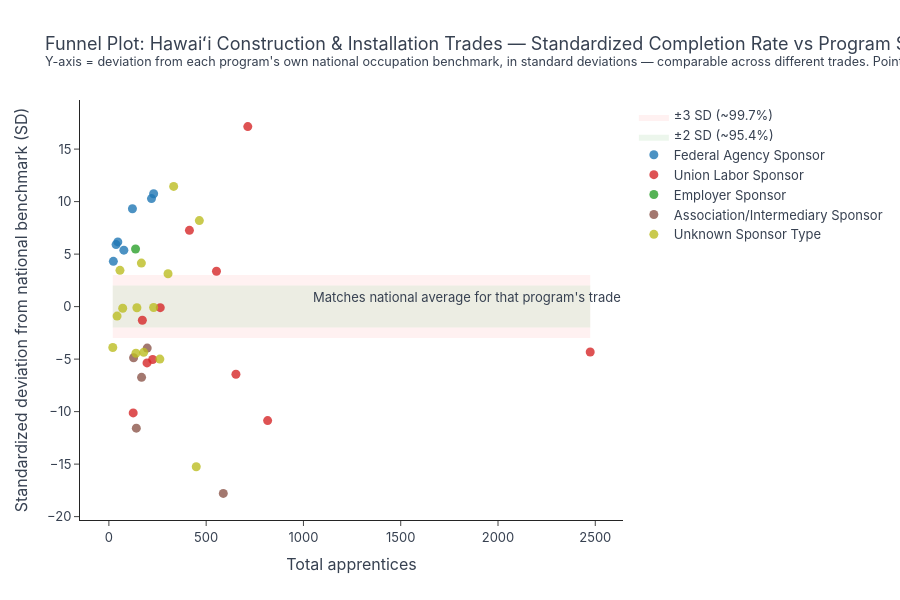

Source (notebook cell):
### Markdown cell above
### 8. Funnel Plot

Compares every program against its own occupation's national benchmark,
standardized to a common scale so trades with very different baseline
difficulty are directly comparable on one chart.

### Code cell
TYPE_COLORS = {
    'Federal Agency Sponsor': '#1f77b4',          # blue
    'State/Local Government Sponsor': '#ff7f0e',  # orange
    'Union Labor Sponsor': '#d62728',             # red
    'Employer Sponsor': '#2ca02c',                # green
    'Education/Training Provider Sponsor': '#9467bd',  # purple
    'Association/Intermediary Sponsor': '#8c564b',     # brown
    'Other Sponsor Type': '#7f7f7f',              # gray
    'Unknown Sponsor Type': '#bcbd22'             # yellow‑green
}

def classify_primary_sponsor(row):
    # 1. Federal
    if row.get('SPON_FEDERALAGENCY') == 1:
        return 'Federal Agency Sponsor'
    
    # 2. State/Local Government
    if row.get('SPON_STATEAGENCY') == 1 or row.get('SPON_CITYCOUNTYAGENCY') == 1:
        return 'State/Local Government Sponsor'
    
    # 3. Union
    if row.get('SPON_UNIONLABOR') == 1:
        return 'Union Labor Sponsor'
    
    # 4. Employer
    if row.get('SPON_EMPLOYER') == 1:
        return 'Employer Sponsor'
    
    # 5. Education/Training Providers
    if row.get('SPON_CMMNTYCLLGUNIV') == 1:
        return 'Education/Training Provider Sponsor'
    if row.get('SPON_WRKFRCDVLPMNTBRD') == 1:   
        return 'Education/Training Provider Sponsor'
    
    # 6. Associations / Intermediaries / Nonprofits
    if row.get('SPON_BSNSSASSCTN') == 1:
        return 'Association/Intermediary Sponsor'
    if row.get('SPON_INTERMEDIARY') == 1:
        return 'Association/Intermediary Sponsor'
    if row.get('SPON_CMNTYBSDORG') == 1:        
        return 'Association/Intermediary Sponsor'
    if row.get('SPON_FOUNDATION') == 1:
        return 'Association/Intermediary Sponsor'
    
    # 7. Other
    if row.get('SPON_OTHER') == 1:
        return 'Other Sponsor Type'
    
    return 'Unknown Sponsor Type'



# Standardized residual: how many SDs each program's completion rate sits from
# ITS OWN occupation's national benchmark. This makes programs across different
# trades directly comparable on one chart — flat z-score axis instead of a raw
# completion-rate axis that would mix trades with very different baseline
# difficulty (e.g. HVAC vs Cement Masons).
p   = hi_occ_metrics['national_avg_completion_rate'] / 100
n   = hi_occ_metrics['total_apprentices']
se  = (np.sqrt(p * (1 - p) / n) * 100).replace(0, np.nan)
hi_occ_metrics['z_score']      = (hi_occ_metrics['completion_rate'] - hi_occ_metrics['national_avg_completion_rate']) / se
hi_occ_metrics['program_type'] = hi_occ_metrics.apply(classify_primary_sponsor, axis=1)

n_max = hi_occ_metrics['total_apprentices'].max()

fig = go.Figure()
fig.add_trace(go.Scatter(
    x=[MIN_N, n_max, n_max, MIN_N], y=[3, 3, -3, -3],
    fill='toself', fillcolor='rgba(255,200,200,0.25)',
    line=dict(color='rgba(0,0,0,0)'), name='±3 SD (~99.7%)', hoverinfo='skip',
))

fig.add_trace(go.Scatter(
    x=[MIN_N, n_max, n_max, MIN_N], y=[2, 2, -2, -2],
    fill='toself', fillcolor='rgba(200,230,200,0.35)',
    line=dict(color='rgba(0,0,0,0)'), name='±2 SD (~95.4%)', hoverinfo='skip',
))

for ptype, color in TYPE_COLORS.items():
    sub = hi_occ_metrics[hi_occ_metrics['program_type'] == ptype]
    if sub.empty:
        continue
    fig.add_trace(go.Scatter(
        x=sub['total_apprentices'], y=sub['z_score'],
        mode='markers', name=ptype,
        marker=dict(size=9, color=color, opacity=0.8),
        customdata=sub[['PROGRAM_NAME', 'OCCUPATION_GROUP_NAME',
                         'completion_rate', 'national_avg_completion_rate']].values,
        hovertemplate=(
            '<b>%{customdata[0]}</b><br>'
            'Occupation: %{customdata[1]}<br>'
            'Size: %{x}<br>'
            'Completion: %{customdata[2]:.1f}% (national: %{customdata[3]:.1f}%)<br>'
            'Standardized deviation: %{y:.1f} SD'
            '<extra></extra>'
        ),
    ))

fig.add_hline(y=0, line_dash='dash', line_color='grey',
              annotation_text="Matches national average for that program's trade")


fig.update_layout(
    title=(
        f'Funnel Plot: {scope_label} — Standardized Completion Rate vs Program Size<br>'
        "<sup>Y-axis = deviation from each program's own national occupation benchmark, in "
        "standard deviations — comparable across different trades. Points outside the band "
        "differ more than size alone would predict — a signal to investigate further, not a "
        "ranking.</sup>"
    ),
    xaxis_title='Total apprentices',
    yaxis_title='Standardized deviation from national benchmark (SD)',
    template='simple_white',
    font=dict(family='Inter, system-ui, Arial, sans-serif', size=13, color='#374151'),
    autosize=True, height=600,
)
fig.show()

### Figure 1 — Plotly figure (JSON) as saved in the notebook; plotly's stock layout.template omitted (floating-point values rounded to 4 significant figures)
{"data": [{"fill": "toself", "fillcolor": "rgba(255,200,200,0.25)", "hoverinfo": "skip", "line": {"color": "rgba(0,0,0,0)"}, "name": "±3 SD (~99.7%)", "type": "scatter", "x": [20, 2474, 2474, 20], "y": [3, 3, -3, -3]}, {"fill": "toself", "fillcolor": "rgba(200,230,200,0.35)", "hoverinfo": "skip", "line": {"color": "rgba(0,0,0,0)"}, "name": "±2 SD (~95.4%)", "type": "scatter", "x": [20, 2474, 2474, 20], "y": [2, 2, -2, -2]}, {"customdata": [["Pearl Harbor Naval Shipyard & IMF", "Carpenters", 89.19, 41.39], ["Pearl Harbor Naval Shipyard & IMF", "Electricians", 88.58, 53.94], ["Pearl Harbor Naval Shipyard & IMF", "Heating, Air Conditioning, and Refrigeration Mechanics and Installers", 100, 55.31], ["Pearl Harbor Naval Shipyard & IMF", "Insulation Workers, Floor, Ceiling, and Wall", 95.65, 50.21], ["Pearl Harbor Naval Shipyard & IMF", "Painters, Construction and Maintenance", 76.86, 36.15], ["Pearl Harbor Naval Shipyard & IMF", "Plumbers, Pipefitters, and Steamfitters", 91.3, 56.15], ["Pearl Harbor Naval Shipyard & IMF", "Sheet Metal Workers", 88.31, 58.09]], "hovertemplate": "<b>%{customdata[0]}</b><br>Occupation: %{customdata[1]}<br>Size: %{x}<br>Completion: %{customdata[2]:.1f}% (national: %{customdata[3]:.1f}%)<br>Standardized deviation: %{y:.1f} SD<extra></extra>", "marker": {"color": "#1f77b4", "opacity": 0.8, "size": 9}, "mode": "markers", "name": "Federal Agency Sponsor", "type": "scatter", "x": [37.0, 219.0, 23.0, 46.0, 121.0, 230.0, 77.0], "y": [5.903, 10.28, 4.311, 6.164, 9.321, 10.74, 5.374]}, {"customdata": [["Hawaii Laborers' Union Local 368", "Construction Laborers", 74.79, 43.03], ["UNITED UNION OF ROOFERS LOCAL 221 TRAINING PROGRAM", "Roofers", 6.01, 21.66], ["Hawaii Carpenters Apprenticeship & Training", "Carpenters", 37.11, 41.39], ["INTERNATIONAL UNION OF ELEVATOR CONSTRUCTORS", "Elevator and Escalator Installers and Repairers", 65.12, 69.67], ["Hawaii Carpenters Apprenticeship & Training - Drywall", "Drywall and Ceiling Tile Installers", 29.4, 41.84], ["PECA HEW J.A.C.", "Electricians", 8.8, 53.94], ["District Council 50 JATTF - Painters", "Painters, Construction and Maintenance", 43.04, 36.15], ["District Council 50 JATTF - Tapers", "Tapers", 35.98, 36.28], ["District Council 50 JATTF - Floor Layers", "Floor Layers, Except Carpet, Wood, and Hard Tiles", 19.56, 35.65], ["District Council 50 JATTF - Glaziers", "Glaziers", 29.69, 48.84], ["HAWAII ELECTRICIANS JOINT APPRENTICESHIP COMMITTEE", "Electricians", 71.74, 53.94]], "hovertemplate": "<b>%{customdata[0]}</b><br>Occupation: %{customdata[1]}<br>Size: %{x}<br>Completion: %{customdata[2]:.1f}% (national: %{customdata[3]:.1f}%)<br>Standardized deviation: %{y:.1f} SD<extra></extra>", "marker": {"color": "#d62728", "opacity": 0.8, "size": 9}, "mode": "markers", "name": "Union Labor Sponsor", "type": "scatter", "x": [714.0, 816.0, 2474.0, 172.0, 653.0, 125.0, 553.0, 264.0, 225.0, 196.0, 414.0], "y": [17.14, -10.85, -4.322, -1.298, -6.444, -10.13, 3.372, -0.1014, -5.039, -5.363, 7.266]}, {"customdata": [["HAWAIIAN ELECTRIC COMPANY, INC.", "Electrical Power-Line Installers and Repairers", 91.97, 70.64]], "hovertemplate": "<b>%{customdata[0]}</b><br>Occupation: %{customdata[1]}<br>Size: %{x}<br>Completion: %{customdata[2]:.1f}% (national: %{customdata[3]:.1f}%)<br>Standardized deviation: %{y:.1f} SD<extra></extra>", "marker": {"color": "#2ca02c", "opacity": 0.8, "size": 9}, "mode": "markers", "name": "Employer Sponsor", "type": "scatter", "x": [137.0], "y": [5.482]}, {"customdata": [["ASSOCIATED BUILDERS & CONTRACTORS", "Carpenters", 15.79, 41.39], ["ASSOCIATED BUILDERS & CONTRACTORS", "Electricians", 17.38, 53.94], ["ASSOCIATED BUILDERS & CONTRACTORS", "Painters, Construction and Maintenance", 22.63, 36.15], ["ASSOCIATED BUILDERS & CONTRACTORS", "Plumbers, Pipefitters, and Steamfitters", 7.79, 56.15], ["ASSOCIATED BUILDERS & CONTRACTORS", "Roofers", 3.85, 21.66]], "hovertemplate": "<b>%{customdata[0]}</b><br>Occupation: %{customdata[1]}<br>Size: %{x}<br>Completion: %{customdata[2]:.1f}% (national: %{customdata[3]:.1f}%)<br>Standardized deviation: %{y:.1f} SD<extra></extra>", "marker": {"color": "#8c564b", "opacity": 0.8, "size": 9}, "mode": "markers", "name": "Association/Intermediary Sponsor", "type": "scatter", "x": [168.0, 588.0, 197.0, 141.0, 127.0], "y": [-6.737, -17.79, -3.95, -11.57, -4.872]}, {"customdata": [["HI Stone Masons Local 1", "Stonemasons", 5, 48.57], ["JATC OF UA PLBRS. & FITTERS LOCAL 675, AFL-CIO AND", "Heating, Air Conditioning, and Refrigeration Mechanics and Installers", 86.49, 55.31], ["JATC OF UA PLBRS. & FITTERS LOCAL 675, AFL-CIO AND", "Plumbers, Pipefitters, and Steamfitters", 75, 56.15], ["HI BRICKLAYER MASON LOCAL 1 ", "Brickmasons and Blockmasons", 19.42, 37.68], ["HI PLASTERERS LOCAL 630", "Plasterers and Stucco Masons", 16.2, 31.28], ["SHEET METAL WORKERS", "Sheet Metal Workers", 57.83, 58.09], ["HI TILE SETTERS LOCAL 1", "Tile and Stone Setters", 7.8, 43.49], ["HI CEMENT FINISHER LOCAL 630", "Cement Masons and Concrete Finishers", 21.76, 36.63], ["HAWAII OPERATING ENGINEERS JAC", "Operating Engineers and Other Construction Equipment Operators", 81.48, 66.31], ["HAWAII OPERATING ENGINEERS JAC", "Paving, Surfacing, and Tamping Equipment Operators", 86.11, 90.25], ["HEAT & FROST INSULATORS & ALLIED WORKERS  LOC 132", "Insulation Workers, Floor, Ceiling, and Wall", 49.3, 50.21], ["CITY & COUNTY OF HONOLULU APPRENTICESHIP PROGRAM", "Plumbers, Pipefitters, and Steamfitters", 78.85, 56.15], ["HAWAII  IRONWORKERS LOCAL UNION 625", "Reinforcing Iron and Rebar Workers", 44.74, 36.11], ["HAWAII  IRONWORKERS LOCAL UNION 625", "Structural Iron and Steel Workers", 46.53, 46.96]], "hovertemplate": "<b>%{customdata[0]}</b><br>Occupation: %{customdata[1]}<br>Size: %{x}<br>Completion: %{customdata[2]:.1f}% (national: %{customdata[3]:.1f}%)<br>Standardized deviation: %{y:.1f} SD<extra></extra>", "marker": {"color": "#bcbd22", "opacity": 0.8, "size": 9}, "mode": "markers", "name": "Unknown Sponsor Type", "type": "scatter", "x": [20.0, 333.0, 465.0, 139.0, 179.0, 230.0, 449.0, 262.0, 167.0, 42.0, 71.0, 57.0, 304.0, 144.0], "y": [-3.899, 11.44, 8.192, -4.443, -4.352, -0.07991, -15.26, -4.996, 4.148, -0.9045, -0.1534, 3.454, 3.133, -0.1034]}], "layout": {"annotations": [{"showarrow": false, "text": "Matches national average for that program's trade", "x": 1, "xanchor": "right", "xref": "x domain", "y": 0, "yanchor": "bottom", "yref": "y"}], "autosize": true, "font": {"color": "#374151", "family": "Inter, system-ui, Arial, sans-serif", "size": 13}, "height": 600, "shapes": [{"line": {"color": "grey", "dash": "dash"}, "type": "line", "x0": 0, "x1": 1, "xref": "x domain", "y0": 0, "y1": 0, "yref": "y"}], "title": {"text": "Funnel Plot: Hawaiʻi Construction & Installation Trades — Standardized Completion Rate vs Program Size<br><sup>Y-axis = deviation from each program's own national occupation benchmark, in standard deviations — comparable across different trades. Points outside the band differ more than size alone would predict — a signal to investigate further, not a ranking.</sup>"}, "xaxis": {"title": {"text": "Total apprentices"}}, "yaxis": {"title": {"text": "Standardized deviation from national benchmark (SD)"}}}}
